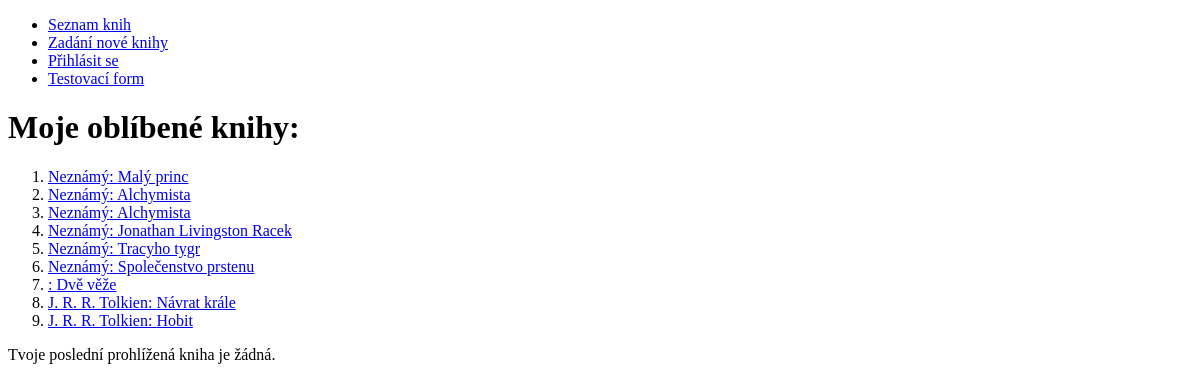
Before: /seznam with the older database file.
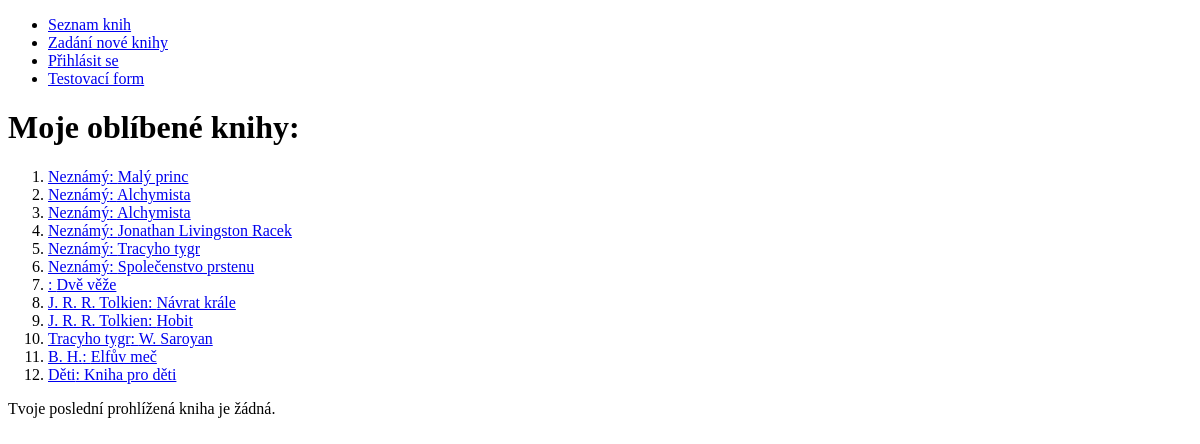
After: the same page with the newer database file.
### knihy/models.py (models this page shows, shortened)
class Kniha(models.Model):
    jmeno = models.CharField(max_length=20)
    autor = models.CharField(max_length=200)
    recenze = models.TextField()
    release = models.DateField()
    heslo = models.CharField(max_length=30, validators=[RegexValidator(regex="cat", message='Zadej slovo "cat".')])
    def get_absolute_url(self):
        return reverse("detail", args=[str(self.id)])
    class Meta:
        verbose_name_plural = "Knihy"

### knihy/views.py (the view)
# urls.py: path("seznam", views.seznam, name="seznam_knih"),
def seznam(request):
    knihy = Kniha.objects.all()
    posledni = request.session.get("posledni", "žádná")
    return render(request, "knihy/seznam.html", {"knihy": knihy, "posledni": posledni})

### knihy/templates/knihy/seznam.html (shortened to what this page needs)
{% extends "knihy/base.html" %}
{% block content %}
    <h1>Moje oblíbené knihy:</h1>
    <ol>
        {% for kniha in knihy %}
        <li><a href="{{ kniha.get_absolute_url }}">{{ kniha.autor }}: {{ kniha.jmeno }}</a></li>
        {% endfor %}
    </ol>
    <p>Tvoje poslední prohlížená kniha {% if qposledni != "žádná" %}je{% else %}není{% endif %} {{ posledni }}.</p>
{% endblock content %}

### knihy/templates/knihy/base.html (shortened to what this page needs)
<!DOCTYPE html>
<html lang="en">
<head>
</head>
<body>
    <ul>
        <li><a href="{% url 'seznam_knih' %}">Seznam knih</a></li>
        <li><a href="{% url 'formular' %}">Zadání nové knihy</a></li>
        {% if user.is_authenticated %}
        <li><a href="{% url 'logout' %}">Odhlásit se</a></li>
        {% else %}
        <li><a href="{% url 'login' %}">Přihlásit se</a></li>
        {% endif %}
        <li><a href="{% url 'my_form' %}">Testovací form</a></li>
    </ul>
    {% block content %}{% endblock %}
</body>
</html>

Changed rows visible on the page:
added Kniha: autor "Tracyho tygr", jmeno "W. Saroyan"
added Kniha: autor "B. H.", jmeno "Elfův meč"
added Kniha: autor "Děti", jmeno "Kniha pro děti"
